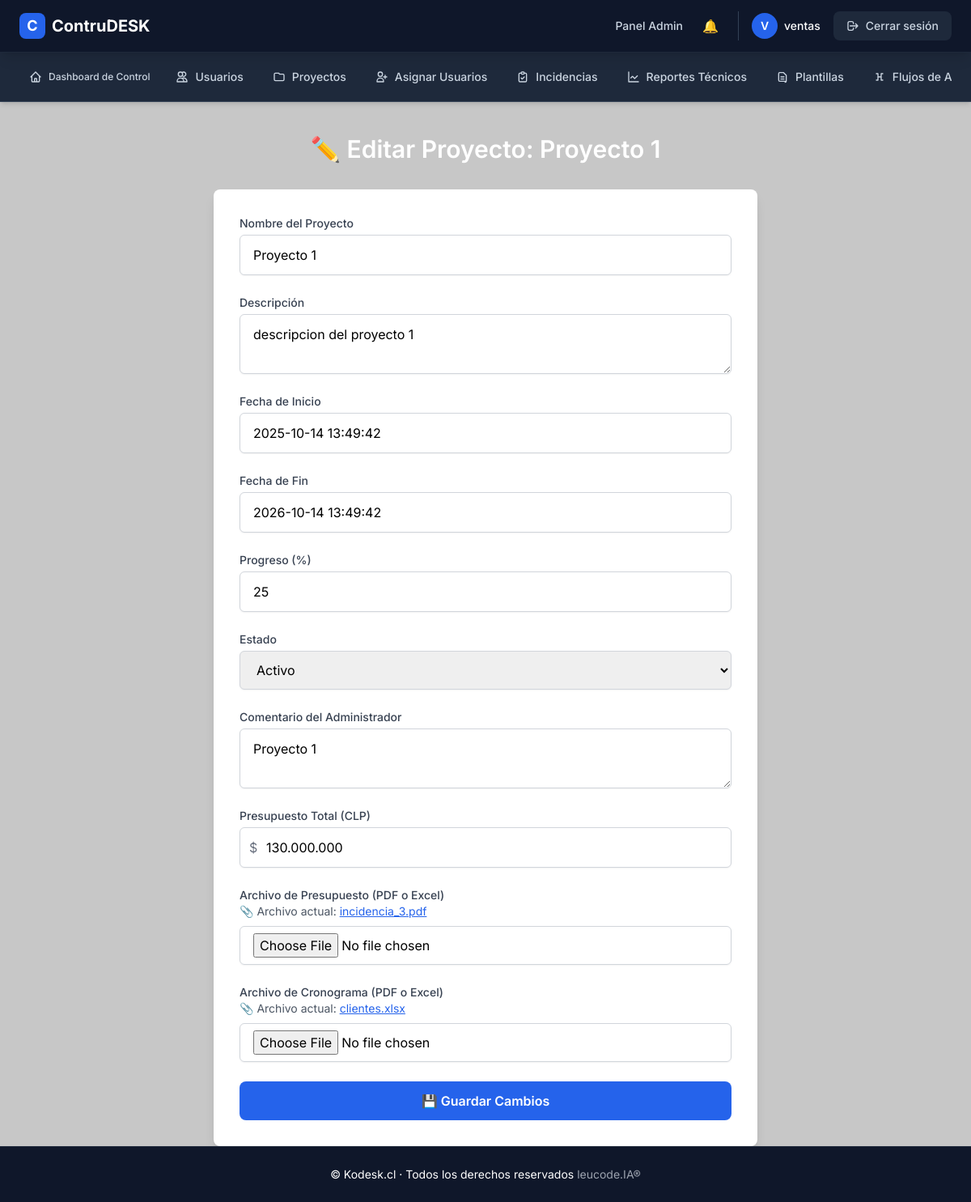
The app's page /admin/proyectos/editar/1 (signed in) with its own data.
### app/models.py (models this page shows, shortened)
class AdminUser(UserMixin, db.Model):
    __tablename__ = "admin_users"
    id = db.Column(db.Integer, primary_key=True)
    nombre = db.Column(db.String(120), nullable=False)
    email = db.Column(db.String(120), unique=True, nullable=False)
    password_hash = db.Column(db.String(255), nullable=False)
    roles = db.relationship('Role', secondary='user_roles', backref=db.backref('users', lazy='dynamic'))
    def has_role(self, role_name):
        return any(role.name == role_name for role in self.roles)
    @property
    def is_authenticated(self):
        return True

class Project(db.Model):
    __tablename__ = 'projects'
    id = db.Column(db.Integer, primary_key=True)
    name = db.Column(db.String(128), nullable=False)
    description = db.Column(db.Text)
    start_date = db.Column(db.DateTime, default=datetime.utcnow)
    end_date = db.Column(db.DateTime)
    progress = db.Column(db.Integer, default=0)
    status = db.Column(db.String(50), default='activo')  # Ej: activo, suspendido, finalizado
    archived = db.Column(db.Boolean, default=False)  # Indicador de archivo
    admin_comment = db.Column(db.Text)
    total_budget = db.Column(db.Float, default=0.0)
    budget_file = db.Column(db.String(255))
    schedule_file = db.Column(db.String(255))
    creator_id = db.Column(db.Integer, db.ForeignKey('admin_users.id'), nullable=False)
    creator = db.relationship('AdminUser', backref='created_projects')

### app/routes/admin.py (the view, shortened to what this page needs)
@admin_bp.route('/proyectos/editar/<int:project_id>', methods=['GET', 'POST'])
@login_required
def edit_project(project_id):
    project = Project.query.get_or_404(project_id)
    form = ProjectForm(obj=project)
    return render_template('admin/editar_proyecto.html', form=form, project=project)

### app/templates/admin/editar_proyecto.html (shortened to what this page needs)
{% extends "layout.html" %}
{% block content %}
  <div class="container mx-auto mt-10 px-4">
    <h2 class="text-3xl font-semibold text-center text-white mb-8">✏️ Editar Proyecto: {{ project.name }}</h2>
    <div class="bg-white p-8 rounded-lg shadow-lg max-w-2xl mx-auto">
      <form method="POST" enctype="multipart/form-data">
        <div class="space-y-6">
          <div class="form-group">
            <label class="block text-sm font-medium text-gray-700">Nombre del Proyecto</label>
            {{ form.name(class="mt-1 block w-full px-4 py-3 border border-gray-300 rounded-md shadow-sm focus:ring-blue-500 focus:border-blue-500 text-black") }}
          </div>
          <div class="form-group">
            <label class="block text-sm font-medium text-gray-700">Descripción</label>
            {{ form.description(class="mt-1 block w-full px-4 py-3 border border-gray-300 rounded-md shadow-sm focus:ring-blue-500 focus:border-blue-500 text-black") }}
          </div>
          <div class="form-group">
            <label class="block text-sm font-medium text-gray-700">Fecha de Inicio</label>
            {{ form.start_date(class="mt-1 block w-full px-4 py-3 border border-gray-300 rounded-md shadow-sm focus:ring-blue-500 focus:border-blue-500 text-black") }}
          </div>
          <div class="form-group">
            <label class="block text-sm font-medium text-gray-700">Fecha de Fin</label>
            {{ form.end_date(class="mt-1 block w-full px-4 py-3 border border-gray-300 rounded-md shadow-sm focus:ring-blue-500 focus:border-blue-500 text-black") }}
          </div>
          <div class="form-group">
            <label class="block text-sm font-medium text-gray-700">Progreso (%)</label>
            {{ form.progress(class="mt-1 block w-full px-4 py-3 border border-gray-300 rounded-md shadow-sm focus:ring-blue-500 focus:border-blue-500 text-black") }}
          </div>
          <div class="form-group">
            <label class="block text-sm font-medium text-gray-700">Estado</label>
            {{ form.status(class="mt-1 block w-full px-4 py-3 border border-gray-300 rounded-md shadow-sm focus:ring-blue-500 focus:border-blue-500 text-black") }}
          </div>
          <div class="form-group">
            <label class="block text-sm font-medium text-gray-700">Comentario del Administrador</label>
            {{ form.admin_comment(class="mt-1 block w-full px-4 py-3 border border-gray-300 rounded-md shadow-sm focus:ring-blue-500 focus:border-blue-500 text-black") }}
          </div>
          <div class="form-group">
            <label class="block text-sm font-medium text-gray-700">Presupuesto Total (CLP)</label>
            <div class="relative">
              <span class="absolute inset-y-0 left-0 flex items-center pl-3 text-gray-500">$</span>
              {{ form.total_budget(class="pl-8 mt-1 block w-full px-4 py-3 border border-gray-300 rounded-md shadow-sm focus:ring-green-500 focus:border-green-500 text-black", value="{:,.0f}".format(project.total_budget or 0).replace(',', '.')) }}
            </div>
          </div>
          <div class="form-group">
            <label class="block text-sm font-medium text-gray-700">Archivo de Presupuesto (PDF o Excel)</label>
            {% if project.budget_file %}
              <p class="text-sm text-gray-600 mb-2">📎 Archivo actual:
                <a href="{{ url_for('static', filename=project.budget_file) }}" class="text-blue-600 underline" target="_blank">
                  {{ project.budget_file.split('/')[-1] }}
                </a>
              </p>
            {% endif %}
            {{ form.budget_file(class="mt-1 block w-full px-4 py-2 border border-gray-300 rounded-md shadow-sm focus:ring-green-500 focus:border-green-500 text-black") }}
          </div>
          <div class="form-group">
            <label class="block text-sm font-medium text-gray-700">Archivo de Cronograma (PDF o Excel)</label>
            {% if project.schedule_file %}
              <p class="text-sm text-gray-600 mb-2">📎 Archivo actual:
                <a href="{{ url_for('static', filename=project.schedule_file) }}" class="text-blue-600 underline" target="_blank">
                  {{ project.schedule_file.split('/')[-1] }}
                </a>
              </p>
            {% endif %}
            {{ form.schedule_file(class="mt-1 block w-full px-4 py-2 border border-gray-300 rounded-md shadow-sm focus:ring-purple-500 focus:border-purple-500 text-black") }}
          </div>
          <div class="text-center">
            <button type="submit" class="w-full bg-blue-600 text-white py-3 px-6 rounded-lg font-semibold hover:bg-blue-700 focus:outline-none focus:ring-4 focus:ring-blue-500 transition duration-300">
              💾 Guardar Cambios
            </button>
          </div>
        </div>
      </form>
    </div>
  </div>
{% endblock %}

### app/templates/layout.html (shortened to what this page needs)
<!DOCTYPE html>
<html lang="es">
<head>
  <script src="https://cdn.tailwindcss.com"></script>
</head>
<body class="min-h-screen flex flex-col">
  <header class="w-full bg-slate-900 border-b border-slate-800 sticky top-0 z-50 shadow-lg">
    <div class="max-w-full mx-auto px-3 sm:px-4 lg:px-6">
      <div class="flex items-center justify-between h-16">
        <a href="{{ url_for('main.index') }}" class="flex items-center gap-2 group">
          <div class="w-8 h-8 bg-blue-600 rounded-lg flex items-center justify-center group-hover:bg-blue-700 transition-colors">
            <span class="text-white font-bold text-lg">C</span>
          </div>
          <span class="text-xl font-bold text-white hidden sm:inline">
            ContruDESK
          </span>
        </a>
        <nav class="hidden lg:flex items-center gap-6">
          {% if current_user.is_authenticated %}
            {% if current_user.has_role('admin') %}
              <a href="{{ url_for('admin.admin_dashboard') }}" class="text-sm text-slate-300 hover:text-white transition-colors font-medium">
                Panel Admin
              </a>
              <a href="{{ url_for('admin.notificaciones') }}" class="relative">
                🔔
                {% set unread = current_user.system_notifications | selectattr("read", "equalto", False) | list | length %}
              </a>
            {% elif current_user.has_role('editor') %}
              <a href="{{ url_for('editor.editor_dashboard') }}" class="text-sm text-slate-300 hover:text-white transition-colors font-medium">
                Dashboard Editor
              </a>
            {% elif current_user.has_role('miembro') %}
              <a href="{{ url_for('miembro.miembro_dashboard') }}" class="text-sm text-slate-300 hover:text-white transition-colors font-medium">
                Dashboard Miembro
              </a>
            {% elif current_user.has_role('lector') %}
            {% else %}
              <a href="{{ url_for('main.index') }}" class="text-sm text-slate-300 hover:text-white transition-colors font-medium">
                Inicio
              </a>
            {% endif %}
            <div class="flex items-center gap-4 pl-4 border-l border-slate-700">
              <div class="flex items-center gap-2">
                <div class="w-8 h-8 bg-blue-600 rounded-full flex items-center justify-center">
                  <span class="text-white text-sm font-semibold">{{ current_user.nombre[0]|upper }}</span>
                </div>
                <span class="text-sm text-white font-medium">{{ current_user.nombre }}</span>
              </div>
              <a href="{{ url_for('auth.logout') }}" class="inline-flex items-center gap-2 px-4 py-2 bg-slate-800 hover:bg-slate-700 text-slate-300 hover:text-white rounded-lg text-sm font-medium transition-colors">
                <svg class="w-4 h-4" fill="none" stroke="currentColor" viewBox="0 0 24 24">
                  <path stroke-linecap="round" stroke-linejoin="round" stroke-width="2" d="M17 16l4-4m0 0l-4-4m4 4H7m6 4v1a3 3 0 01-3 3H6a3 3 0 01-3-3V7a3 3 0 013-3h4a3 3 0 013 3v1"/>
                </svg>
                Cerrar sesión
              </a>
            </div>
          {% else %}
            <a href="{{ url_for('auth.login') }}" class="inline-flex items-center gap-2 px-4 py-2 bg-blue-600 hover:bg-blue-700 text-white rounded-lg text-sm font-semibold transition-colors">
              Iniciar Sesión
            </a>
          {% endif %}
        </nav>
      </div>
    </div>
  </header>
  {% if current_user.is_authenticated %}
    <nav class="bg-slate-800 border-b border-slate-700 shadow-md">
      <div class="max-w-full mx-auto px-3 sm:px-4 lg:px-6">
        <div class="hidden md:flex items-center gap-1 py-3 overflow-x-auto">
          {% if current_user.has_role('admin') %}
            <a href="{{ url_for('admin.dashboard_control') }}" class="inline-flex items-center gap-2 px-3 py-2 text-xs font-medium text-slate-300 hover:text-white hover:bg-slate-700 rounded-lg transition-colors whitespace-nowrap">
                <svg class="w-4 h-4" fill="none" stroke="currentColor" viewBox="0 0 24 24">
                  <path stroke-linecap="round" stroke-linejoin="round" stroke-width="2" d="M3 12l2-2m0 0l7-7 7 7M5 10v10a1 1 0 001 1h3m10-11l2 2m-2-2v10a1 1 0 01-1 1h-3m-6 0a1 1 0 001-1v-4a1 1 0 011-1h2a1 1 0 011 1v4a1 1 0 001 1m-6 0h6"/>
                </svg>
                Dashboard de Control
            </a>
            <a href="{{ url_for('admin.usuarios') }}" class="inline-flex items-center gap-2 px-4 py-2 text-sm font-medium text-slate-300 hover:text-white hover:bg-slate-700 rounded-lg transition-colors whitespace-nowrap">
              <svg class="w-4 h-4" fill="none" stroke="currentColor" viewBox="0 0 24 24">
                <path stroke-linecap="round" stroke-linejoin="round" stroke-width="2" d="M12 4.354a4 4 0 110 5.292M15 21H3v-1a6 6 0 0112 0v1zm0 0h6v-1a6 6 0 00-9-5.197M13 7a4 4 0 11-8 0 4 4 0 018 0z"/>
              </svg>
              Usuarios
            </a>
            <a href="{{ url_for('admin.list_projects') }}" class="inline-flex items-center gap-2 px-4 py-2 text-sm font-medium text-slate-300 hover:text-white hover:bg-slate-700 rounded-lg transition-colors whitespace-nowrap">
              <svg class="w-4 h-4" fill="none" stroke="currentColor" viewBox="0 0 24 24">
                <path stroke-linecap="round" stroke-linejoin="round" stroke-width="2" d="M3 7v10a2 2 0 002 2h14a2 2 0 002-2V9a2 2 0 00-2-2h-6l-2-2H5a2 2 0 00-2 2z"/>
              </svg>
              Proyectos
            </a>
            <a href="{{ url_for('admin.assign_user_to_project') }}" class="inline-flex items-center gap-2 px-4 py-2 text-sm font-medium text-slate-300 hover:text-white hover:bg-slate-700 rounded-lg transition-colors whitespace-nowrap">
              <svg class="w-4 h-4" fill="none" stroke="currentColor" viewBox="0 0 24 24">
                <path stroke-linecap="round" stroke-linejoin="round" stroke-width="2" d="M18 9v3m0 0v3m0-3h3m-3 0h-3m-2-5a4 4 0 11-8 0 4 4 0 018 0zM3 20a6 6 0 0112 0v1H3v-1z"/>
              </svg>
              Asignar Usuarios
            </a>
            <a href="{{ url_for('admin.listar_incidencias') }}" class="inline-flex items-center gap-2 px-4 py-2 text-sm font-medium text-slate-300 hover:text-white hover:bg-slate-700 rounded-lg transition-colors whitespace-nowrap">
              <svg class="w-4 h-4" fill="none" stroke="currentColor" viewBox="0 0 24 24">
                <path stroke-linecap="round" stroke-linejoin="round" stroke-width="2" d="M9 5H7a2 2 0 00-2 2v12a2 2 0 002 2h10a2 2 0 002-2V7a2 2 0 00-2-2h-2M9 5a2 2 0 002 2h2a2 2 0 002-2M9 5a2 2 0 012-2h2a2 2 0 012 2m-6 9l2 2 4-4"/>
              </svg>
              Incidencias
            </a>
            <a href="{{ url_for('admin.ver_reportes') }}"
              class="inline-flex items-center gap-2 px-4 py-2 text-sm font-medium text-slate-300
                      hover:text-white hover:bg-slate-700 rounded-lg transition-colors whitespace-nowrap">
              <svg xmlns="http://www.w3.org/2000/svg"
                  fill="none" viewBox="0 0 24 24" stroke-width="2" stroke="currentColor"
                  class="w-4 h-4">
                <path stroke-linecap="round" stroke-linejoin="round"
                      d="M3 3v18h18M7 14l3-3 4 4 5-5"/>
              </svg>
              Reportes Técnicos
            </a>
            <a href="{{ url_for('admin.plantillas') }}"
              class="inline-flex items-center gap-2 px-4 py-2 text-sm font-medium text-slate-300
                      hover:text-white hover:bg-slate-700 rounded-lg transition-colors whitespace-nowrap">
              <svg xmlns="http://www.w3.org/2000/svg"
                  fill="none" viewBox="0 0 24 24" stroke-width="2" stroke="currentColor"
                  class="w-4 h-4">
                <path stroke-linecap="round" stroke-linejoin="round"
                      d="M9 12h6m-6 4h6m2 4H7a2 2 0 01-2-2V6a2 2 0 012-2h7l5 5v11a2 2 0 01-2 2z" />
              </svg>
              Plantillas
            </a>
            <a href="{{ url_for('admin.flujos_aprobacion') }}"
              class="inline-flex items-center gap-2 px-4 py-2 text-sm font-medium text-slate-300
                      hover:text-white hover:bg-slate-700 rounded-lg transition-colors whitespace-nowrap">
              <svg xmlns="http://www.w3.org/2000/svg"
                  fill="none" viewBox="0 0 24 24" stroke-width="2" stroke="currentColor"
                  class="w-4 h-4">
                <path stroke-linecap="round" stroke-linejoin="round"
                      d="M6 6h3m6 0h3m-9 0v12m6-12v12M6 18h3m6 0h3M9 12h6" />
              </svg>
              Flujos de Aprobación
            </a>
          {% endif %}
        </div>
      </div>
    </nav>
  {% endif %}
  <main class="flex-grow">
    {% block content %}{% endblock %}
  </main>
  <footer class="bg-slate-900 border-t border-slate-800 mt-auto">
    <div class="max-w-full mx-auto px-3 sm:px-4 lg:px-6 py-6">
      <div class="text-center">
        <p class="text-white text-sm">
          © {{ config.STORE_NAME or "Kodesk.cl" }} · Todos los derechos reservados
          <span class="text-gray-400">leucode.IA®</span>
        </p>
      </div>
    </div>
  </footer>
</body>
</html>

### app/templates/layout.html (style rules this page uses)
body { font-family: 'Inter', sans-serif !important; background-color: #c7c7c7 !important; }

### records on screen
AdminUser: nombre "V", nombre "ventas"
Project: name "Proyecto 1", description "descripcion del proyecto 1", start_date "2025-10-14 13:49:42", end_date "2026-10-14 13:49:42", progress "25", status "Activo", admin_comment "Proyecto 1", total_budget "130.000.000", budget_file "incidencia_3.pdf", schedule_file "clientes.xlsx"

### other values on screen
{{ config.STORE_NAME or "Kodesk.cl" }} "Kodesk.cl"
